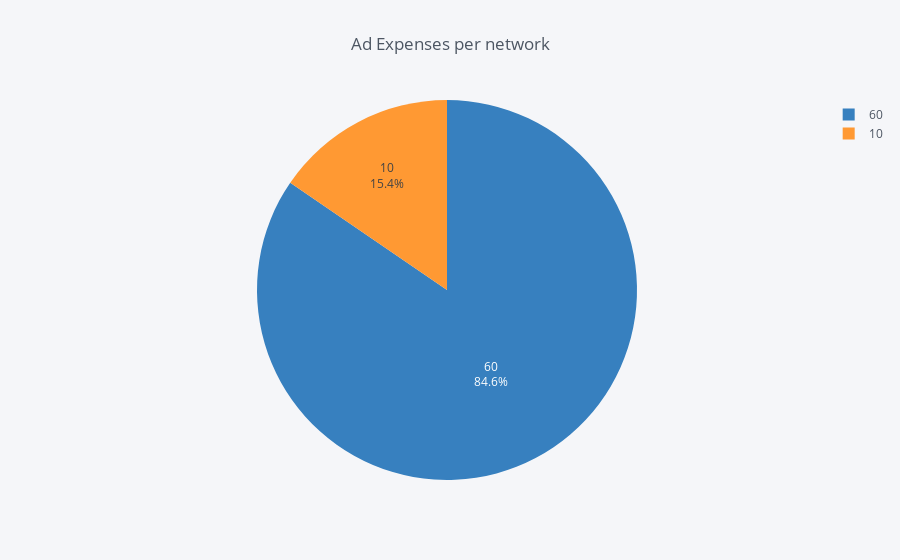

Write notebook code for a chart like this one.
### Code cell
adspend_net.iplot(kind = "pie", 
                  values = "value_usd", 
                  labels = "network_id",
                  textinfo='percent+label',
                  title = "Ad Expenses per network"
                 )

### Figure 1 — Plotly figure (JSON) as saved in the notebook; plotly's stock layout.template omitted (floating-point values rounded to 4 significant figures)
{"data": [{"labels": [10, 60], "marker": {"colors": ["rgba(255, 153, 51, 1.0)", "rgba(55, 128, 191, 1.0)"]}, "name": "", "textinfo": "percent+label", "type": "pie", "values": [39240.0, 214800.0]}], "layout": {"legend": {"bgcolor": "#F5F6F9", "font": {"color": "#4D5663"}}, "paper_bgcolor": "#F5F6F9", "plot_bgcolor": "#F5F6F9", "title": "Ad Expenses per network", "titlefont": {"color": "#4D5663"}}}
